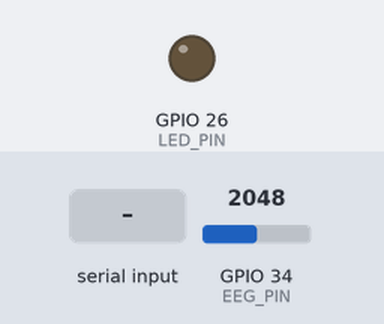
A sketch run on a simulated ESP32. On the bench: output pins drawn as LEDs (lit = HIGH). Inputs (shaded band) come from the test bench; at power-on: GPIO 34 (EEG_PIN) = 2048. What the sketch prints to the serial monitor is not drawn.

Above: at 1.2 s.
1.3 s: "LED_ON\n" received over Serial
At 1.6 s:
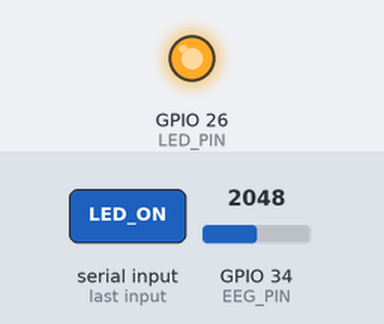
2.8 s: "LED_OFF\n" received over Serial
At 4.0 s:
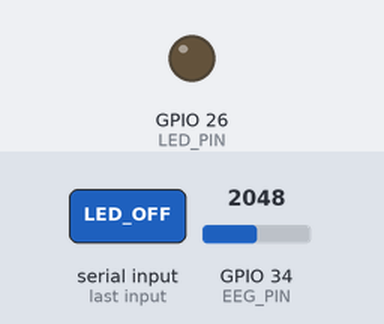
Timing chart, 0 to 5.8 s (numbered marks = the images above; inputs shaded):
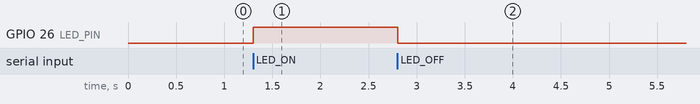

The sketch:

esp32_led_control.ino
```cpp
// ESP32 LED Control via Serial Commands with EEG Data Streaming
// Sends EEG data from BioAmp on pin 34 continuously
// Receives "LED_ON" or "LED_OFF" from Python script and controls LED on pin 26

#define LED_PIN 26
#define EEG_PIN 34

void setup() {
  Serial.begin(115200);
  pinMode(LED_PIN, OUTPUT);
  pinMode(EEG_PIN, INPUT);
  digitalWrite(LED_PIN, LOW);  // Start with LED off
  Serial.println("ESP32 LED Control Ready - Streaming EEG data from pin 34");
}

void loop() {
  // 1. Read EEG value from BioAmp on pin 34
  int eegValue = analogRead(EEG_PIN);

  // 2. Stream EEG data continuously to Python
  Serial.println(eegValue); // You can also send in CSV format if needed

  // 3. Check if command is sent from Python to control LED
  if (Serial.available()) {
    String command = Serial.readStringUntil('\n');
    command.trim();

    if (command == "LED_ON") {
      digitalWrite(LED_PIN, HIGH);
      Serial.println("LED turned ON");
    }
    else if (command == "LED_OFF") {
      digitalWrite(LED_PIN, LOW);
      Serial.println("LED turned OFF");
    }
    else {
      Serial.println("Unknown command: " + command);
    }
  }

  delay(5); // Small delay for stability (200 Hz data rate)
}
```

Measured:
- after the input at 1.3 s, GPIO 26 (LED_PIN): LOW → HIGH at once
- after the input at 2.8 s, GPIO 26 (LED_PIN): HIGH → LOW at once
